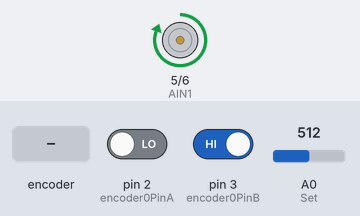
Bench run of a sketch on a simulated Arduino Uno, built with avr-gcc and run on an emulated ATmega328P. Parts: motor-driver pin pairs drawn as motors (green arrow = first pin HIGH = forward, orange = second pin HIGH = backward, longer = more drive). Inputs (shaded band) come from the test bench; at power-on: A0 (Set) = 512, pin 2 (encoder0PinA) LOW, pin 3 (encoder0PinB) HIGH. What the sketch prints to the serial monitor is not drawn.

Above: at 1.2 s.
1.3 s: A0 (Set) set to 30
4.3 s: A0 (Set) set to 24
5.8 s: rotary encoder on pin 2 (encoder0PinA) / pin 3 (encoder0PinB) turned 3 steps (first pin leading)
At 6.21 s:
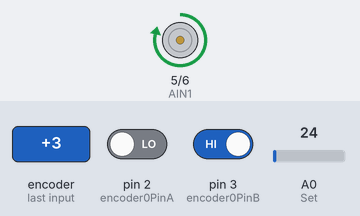
9.4 s: A0 (Set) set to 0
At 12.36 s:
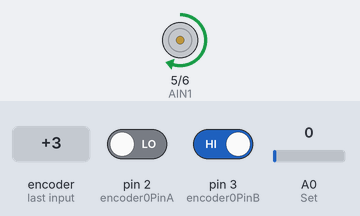
12.4 s: rotary encoder on pin 2 (encoder0PinA) / pin 3 (encoder0PinB) turned 1 step (first pin leading)
At 14.6 s:
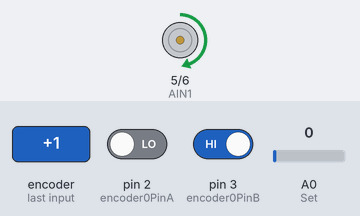
15.4 s: rotary encoder on pin 2 (encoder0PinA) / pin 3 (encoder0PinB) turned 3 steps (first pin leading)
At 18.43 s:
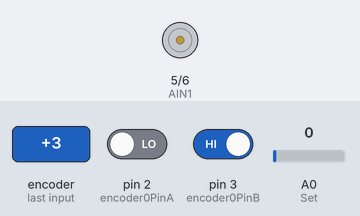
Timing chart, 0 to 24.0 s (numbered marks = the images above; inputs shaded):
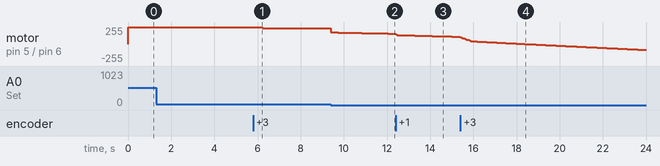

Measured:
- after the input at 5.8 s, motor on pin 5 (AIN1) / pin 6 (AIN2): forward 255/255 → forward 252/255 after 0.28 s, → forward 233/255 0.08 s later, → forward 234/255 1.3 s later, → forward 235/255 1.6 s later

The sketch:

Working_PID_Posi.ino
```cpp
 #include <PID_v1.h>
 int val;
 int encoder0PinA = 2; //interrupt pin 0
 int encoder0PinB = 3; //interrrupt pin 1
 int encoder0Pos = 0; //initial encoder count on reset
 int encoder0PinALast = LOW; //assume leading signal is low
 int n = LOW;
 int Trgt = 512; //Setpoint range
int STBY = 10; //standby
int AIN1 = 5; //Direction
int AIN2 = 6; //Direction
int Speed = 255;
int Set = A0; //analog pin for setpoint potentiometer

double kp = 5 , ki = 1 , kd = 0.01;             // modify for optimal performance
double input = 0, output = 0, setpoint = 0;
PID Plant(&input, &output, &setpoint, kp, ki, kd, DIRECT);

 void setup() { //Straightforward setup, self explanatory
   pinMode (encoder0PinA,INPUT); //encoder phases need to be inputs to sense
   pinMode (encoder0PinB,INPUT);
   attachInterrupt(0, doEncoderA, CHANGE); //State change triggers interrupt to prevent loss of counts
   attachInterrupt(1, doEncoderB, CHANGE);
   Serial.begin (115200); //fast serial to speed loop
   pinMode(AIN1, OUTPUT);
   pinMode(AIN2, OUTPUT);
   pinMode(Set, INPUT);
   TCCR0B = (TCCR0B & 0b11111000) | 0x02;
  Plant.SetMode(AUTOMATIC);
  Plant.SetSampleTime(1);
  Plant.SetOutputLimits(-255, 255);
 }

/*void move_dir(int dir) { //Add functionality for telling motor to move at full speed in direction
  move(1, dir); //motor 1, full speed
  delay(1);
  stop();
}*/

 void loop() {
  int Target = map(analogRead(Set),0, 1024, 0, Trgt); //map analog read value to range of counts 0-300
  setpoint = Target;
  input = encoder0Pos;
  Plant.Compute();
  pwmOut(output);

  Serial.print(Target);// Prints target count
  Serial.print(" ");
  Serial.print(encoder0Pos); //Prints actual count
  Serial.print(" ");
  Serial.print(setpoint - input);
  Serial.print(" ");
  Serial.println(output);
 }

void pwmOut(int out) {                                // to H-Bridge board
  if (out > 0) {
    analogWrite(AIN1, out);                             // drive motor CW
    analogWrite(AIN2, 0);
  }
  else {
    analogWrite(AIN1, 0);
    analogWrite(AIN2, abs(out));                        // drive motor CCW
  }
}

void doEncoderA(){

  // look for a low-to-high on channel A
  if (digitalRead(encoder0PinA) == HIGH) {
    // check channel B to see which way encoder is turning
    if (digitalRead(encoder0PinB) == LOW) {
      encoder0Pos = encoder0Pos + 1;         // CW
    }
    else {
      encoder0Pos = encoder0Pos - 1;         // CCW
    }
  }
  else   // must be a high-to-low edge on channel A
  {
    // check channel B to see which way encoder is turning
    if (digitalRead(encoder0PinB) == HIGH) {
      encoder0Pos = encoder0Pos + 1;          // CW
    }
    else {
      encoder0Pos = encoder0Pos - 1;          // CCW
    }
  }
  //Serial.println (encoder0Pos, DEC);
  // use for debugging - remember to comment out
}

void doEncoderB(){

  // look for a low-to-high on channel B
  if (digitalRead(encoder0PinB) == HIGH) {
   // check channel A to see which way encoder is turning
    if (digitalRead(encoder0PinA) == HIGH) {
      encoder0Pos = encoder0Pos + 1;         // CW
    }
    else {
      encoder0Pos = encoder0Pos - 1;         // CCW
    }
  }
  // Look for a high-to-low on channel B
  else {
    // check channel B to see which way encoder is turning
    if (digitalRead(encoder0PinA) == LOW) {
      encoder0Pos = encoder0Pos + 1;          // CW
    }
    else {
      encoder0Pos = encoder0Pos - 1;          // CCW
    }
  }
}
```
